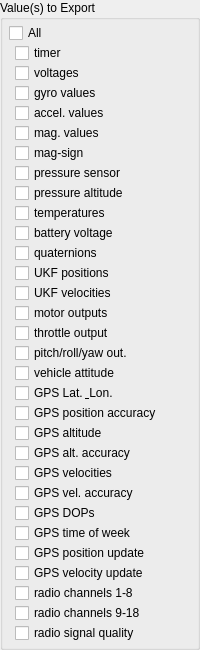
      <widget class="QGroupBox" name="groupBox_values">
       <property name="enabled">
        <bool>true</bool>
       </property>
       <property name="sizePolicy">
        <sizepolicy hsizetype="Fixed" vsizetype="Fixed">
         <horstretch>0</horstretch>
         <verstretch>0</verstretch>
        </sizepolicy>
       </property>
       <property name="toolTip">
        <string>Select what data to export. Mouse over individual items for descriptions.</string>
       </property>
       <property name="title">
        <string>Value(s) to Export</string>
       </property>
       <property name="alignment">
        <set>Qt::AlignLeading|Qt::AlignLeft|Qt::AlignTop</set>
       </property>
       <layout class="QVBoxLayout" name="verticalLayout_3">
        <property name="spacing">
         <number>0</number>
        </property>
        <property name="leftMargin">
         <number>6</number>
        </property>
        <property name="topMargin">
         <number>3</number>
        </property>
        <property name="rightMargin">
         <number>7</number>
        </property>
        <property name="bottomMargin">
         <number>4</number>
        </property>
        <item>
         <widget class="QCheckBox" name="checkBox_allValues">
          <property name="toolTip">
           <string>Select/de-select all values</string>
          </property>
          <property name="text">
           <string>All</string>
          </property>
          <property name="tristate">
           <bool>true</bool>
          </property>
         </widget>
        </item>
        <item>
         <layout class="QVBoxLayout" name="verticalLayout">
          <property name="spacing">
           <number>0</number>
          </property>
          <property name="leftMargin">
           <number>6</number>
          </property>
          <item>
           <widget class="QCheckBox" name="val_micros">
            <property name="toolTip">
             <string>Microseconds since AQ boot</string>
            </property>
            <property name="text">
             <string>timer</string>
            </property>
            <attribute name="buttonGroup">
             <string notr="true">buttonGroup_exportValues</string>
            </attribute>
           </widget>
          </item>
          <item>
           <widget class="QCheckBox" name="val_voltages">
            <property name="toolTip">
             <string>Voltage readings 0-14</string>
            </property>
            <property name="text">
             <string>voltages</string>
            </property>
            <attribute name="buttonGroup">
             <string notr="true">buttonGroup_exportValues</string>
            </attribute>
           </widget>
          </item>
          <item>
           <widget class="QCheckBox" name="val_rates">
            <property name="toolTip">
             <string>RATE X, Y, &amp; Z</string>
            </property>
            <property name="text">
             <string>gyro values</string>
            </property>
            <attribute name="buttonGroup">
             <string notr="true">buttonGroup_exportValues</string>
            </attribute>
           </widget>
          </item>
          <item>
           <widget class="QCheckBox" name="val_accs">
            <property name="toolTip">
             <string>ACC X, Y, &amp; Z</string>
            </property>
            <property name="text">
             <string>accel. values</string>
            </property>
            <attribute name="buttonGroup">
             <string notr="true">buttonGroup_exportValues</string>
            </attribute>
           </widget>
          </item>
          <item>
           <widget class="QCheckBox" name="val_mags">
            <property name="toolTip">
             <string>MAG X, Y, &amp; Z</string>
            </property>
            <property name="text">
             <string>mag. values</string>
            </property>
            <attribute name="buttonGroup">
             <string notr="true">buttonGroup_exportValues</string>
            </attribute>
           </widget>
          </item>
          <item>
           <widget class="QCheckBox" name="val_mag_sign">
            <property name="toolTip">
             <string>ADC_MAG_SIGN</string>
            </property>
            <property name="text">
             <string>mag-sign</string>
            </property>
            <attribute name="buttonGroup">
             <string notr="true">buttonGroup_exportValues</string>
            </attribute>
           </widget>
          </item>
          <item>
           <widget class="QCheckBox" name="val_pressures">
            <property name="toolTip">
             <string>Pressure 1, pressure 2</string>
            </property>
            <property name="text">
             <string>pressure sensor</string>
            </property>
            <attribute name="buttonGroup">
             <string notr="true">buttonGroup_exportValues</string>
            </attribute>
           </widget>
          </item>
          <item>
           <widget class="QCheckBox" name="val_pres_alt">
            <property name="toolTip">
             <string> UKF_ALT and UKF_PRES_ALT</string>
            </property>
            <property name="text">
             <string>pressure altitude</string>
            </property>
            <attribute name="buttonGroup">
             <string notr="true">buttonGroup_exportValues</string>
            </attribute>
           </widget>
          </item>
          <item>
           <widget class="QCheckBox" name="val_temps">
            <property name="toolTip">
             <string>Temperatures 0-2</string>
            </property>
            <property name="text">
             <string>temperatures</string>
            </property>
            <attribute name="buttonGroup">
             <string notr="true">buttonGroup_exportValues</string>
            </attribute>
           </widget>
          </item>
          <item>
           <widget class="QCheckBox" name="val_vin">
            <property name="toolTip">
             <string>Flight battery voltage</string>
            </property>
            <property name="text">
             <string>battery voltage</string>
            </property>
            <attribute name="buttonGroup">
             <string notr="true">buttonGroup_exportValues</string>
            </attribute>
           </widget>
          </item>
          <item>
           <widget class="QCheckBox" name="val_quat">
            <property name="toolTip">
             <string>Quaternions 0-4</string>
            </property>
            <property name="text">
             <string>quaternions</string>
            </property>
            <attribute name="buttonGroup">
             <string notr="true">buttonGroup_exportValues</string>
            </attribute>
           </widget>
          </item>
          <item>
           <widget class="QCheckBox" name="val_poss">
            <property name="toolTip">
             <string>UKF positions N, E, &amp; D</string>
            </property>
            <property name="text">
             <string>UKF positions</string>
            </property>
            <attribute name="buttonGroup">
             <string notr="true">buttonGroup_exportValues</string>
            </attribute>
           </widget>
          </item>
          <item>
           <widget class="QCheckBox" name="val_vels">
            <property name="toolTip">
             <string>UKF velocity N, E, &amp; D</string>
            </property>
            <property name="text">
             <string>UKF velocities</string>
            </property>
            <attribute name="buttonGroup">
             <string notr="true">buttonGroup_exportValues</string>
            </attribute>
           </widget>
          </item>
          <item>
           <widget class="QCheckBox" name="val_motors">
            <property name="toolTip">
             <string>Motor port outputs 0-13</string>
            </property>
            <property name="text">
             <string>motor outputs</string>
            </property>
            <attribute name="buttonGroup">
             <string notr="true">buttonGroup_exportValues</string>
            </attribute>
           </widget>
          </item>
          <item>
           <widget class="QCheckBox" name="val_throttle">
            <property name="toolTip">
             <string>Output throttle</string>
            </property>
            <property name="text">
             <string>throttle output</string>
            </property>
            <attribute name="buttonGroup">
             <string notr="true">buttonGroup_exportValues</string>
            </attribute>
           </widget>
          </item>
          <item>
           <widget class="QCheckBox" name="val_out_pry">
            <property name="toolTip">
             <string>Output pitch, roll, &amp; yaw</string>
            </property>
            <property name="text">
             <string>pitch/roll/yaw out.</string>
            </property>
            <attribute name="buttonGroup">
             <string notr="true">buttonGroup_exportValues</string>
            </attribute>
           </widget>
          </item>
          <item>
           <widget class="QCheckBox" name="val_attitude">
            <property name="toolTip">
             <string>Heading, roll, &amp; pitch in degrees</string>
            </property>
            <property name="text">
             <string>vehicle attitude</string>
            </property>
            <attribute name="buttonGroup">
             <string notr="true">buttonGroup_gpsExportVals</string>
            </attribute>
           </widget>
          </item>
          <item>
           <widget class="QCheckBox" name="val_gps_lat_lon">
            <property name="toolTip">
             <string>GPS Latitude and Longitude</string>
            </property>
            <property name="text">
             <string>GPS Lat. &amp; Lon.</string>
            </property>
            <attribute name="buttonGroup">
             <string notr="true">buttonGroup_gpsExportVals</string>
            </attribute>
           </widget>
          </item>
          <item>
           <widget class="QCheckBox" name="val_gps_pos_acc">
            <property name="toolTip">
             <string>GPS horizontal position accuracy in meters</string>
            </property>
            <property name="text">
             <string>GPS position accuracy</string>
            </property>
            <attribute name="buttonGroup">
             <string notr="true">buttonGroup_exportValues</string>
            </attribute>
           </widget>
          </item>
          <item>
           <widget class="QCheckBox" name="val_gps_alt">
            <property name="toolTip">
             <string>GPS Altitude in meters</string>
            </property>
            <property name="text">
             <string>GPS altitude</string>
            </property>
            <attribute name="buttonGroup">
             <string notr="true">buttonGroup_gpsExportVals</string>
            </attribute>
           </widget>
          </item>
          <item>
           <widget class="QCheckBox" name="val_gps_alt_acc">
            <property name="toolTip">
             <string>GPS vertical accuracy in meters</string>
            </property>
            <property name="text">
             <string>GPS alt. accuracy</string>
            </property>
            <attribute name="buttonGroup">
             <string notr="true">buttonGroup_exportValues</string>
            </attribute>
           </widget>
          </item>
          <item>
           <widget class="QCheckBox" name="val_gps_vels">
            <property name="toolTip">
             <string>Velocities N, E, &amp; D</string>
            </property>
            <property name="text">
             <string>GPS velocities</string>
            </property>
            <attribute name="buttonGroup">
             <string notr="true">buttonGroup_gpsExportVals</string>
            </attribute>
           </widget>
          </item>
          <item>
           <widget class="QCheckBox" name="val_gps_vel_acc">
            <property name="toolTip">
             <string>GPS velocity accuracy in meters</string>
            </property>
            <property name="text">
             <string>GPS vel. accuracy</string>
            </property>
            <attribute name="buttonGroup">
             <string notr="true">buttonGroup_exportValues</string>
            </attribute>
           </widget>
          </item>
          <item>
           <widget class="QCheckBox" name="val_gps_dops">
            <property name="toolTip">
             <string>PDOP, HDOP, VDOP, TDOP, NDOP, EDOP</string>
            </property>
            <property name="text">
             <string>GPS DOPs</string>
            </property>
            <attribute name="buttonGroup">
             <string notr="true">buttonGroup_exportValues</string>
            </attribute>
           </widget>
          </item>
          <item>
           <widget class="QCheckBox" name="val_gps_tow">
            <property name="toolTip">
             <string>GPS Time of Week</string>
            </property>
            <property name="text">
             <string>GPS time of week</string>
            </property>
            <attribute name="buttonGroup">
             <string notr="true">buttonGroup_gpsExportVals</string>
            </attribute>
           </widget>
          </item>
          <item>
           <widget class="QCheckBox" name="val_gps_pos_micros">
            <property name="toolTip">
             <string>GPS position update timer</string>
            </property>
            <property name="text">
             <string>GPS position update</string>
            </property>
            <attribute name="buttonGroup">
             <string notr="true">buttonGroup_exportValues</string>
            </attribute>
           </widget>
          </item>
          <item>
           <widget class="QCheckBox" name="val_gps_vel_micros">
            <property name="toolTip">
             <string>GPS velocity update timer</string>
            </property>
            <property name="text">
             <string>GPS velocity update</string>
            </property>
            <attribute name="buttonGroup">
             <string notr="true">buttonGroup_exportValues</string>
            </attribute>
           </widget>
          </item>
          <item>
           <widget class="QCheckBox" name="val_radio_chan_8">
            <property name="toolTip">
             <string>Radio channel inputs 0-7</string>
            </property>
            <property name="text">
             <string>radio channels 1-8</string>
            </property>
            <attribute name="buttonGroup">
             <string notr="true">buttonGroup_exportValues</string>
            </attribute>
           </widget>
          </item>
          <item>
           <widget class="QCheckBox" name="val_radio_chan_gt8">
            <property name="toolTip">
             <string>Radio channel inputs 8-17</string>
            </property>
            <property name="text">
             <string>radio channels 9-18</string>
            </property>
            <attribute name="buttonGroup">
             <string notr="true">buttonGroup_exportValues</string>
            </attribute>
           </widget>
          </item>
          <item>
           <widget class="QCheckBox" name="val_radio_quality">
            <property name="toolTip">
             <string>RC radio signal status</string>
            </property>
            <property name="text">
             <string>radio signal quality</string>
            </property>
            <attribute name="buttonGroup">
             <string notr="true">buttonGroup_exportValues</string>
            </attribute>
           </widget>
          </item>
         </layout>
        </item>
       </layout>
      </widget>
